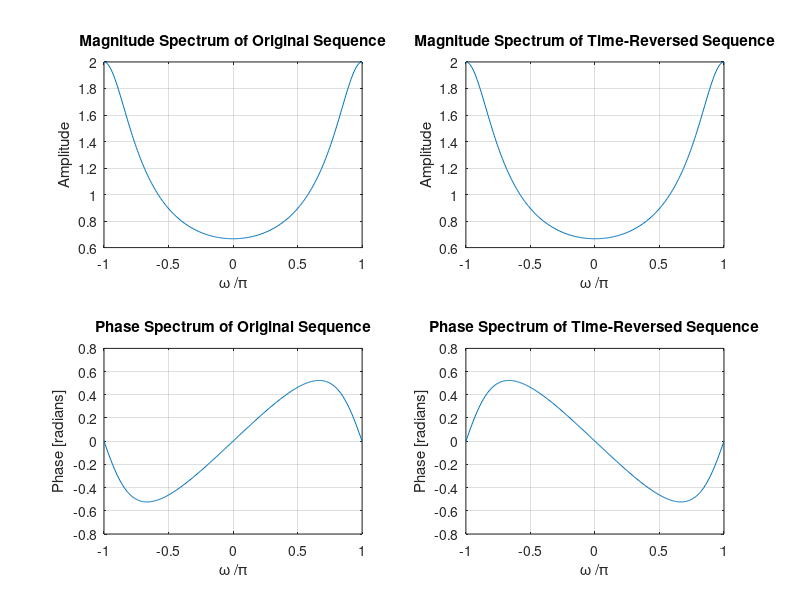

Here is the MATLAB script that generated this plot:
% Program P3_6 - modified for Q3.20
% Time Reversal Property of DTFT
clf;
w = -pi:2*pi/255:pi; % frequency vector
n = 0:31;
num = (-0.5).^n; % input sequence
L = length(num)-1; % length of sequene
h1 = freqz(num, 1, w); % DTFT of num
h2 = freqz(fliplr(num), 1, w); % DTFT of time-reversed num
h3 = exp(w*L*i).*h2; % phase-shifted h2
% plot magnitude spectrum of original sequence
subplot(2,2,1)
plot(w/pi,abs(h1));grid
title('Magnitude Spectrum of Original Sequence')
xlabel('\omega /\pi')
ylabel('Amplitude')
% plot magnitude spectrum of time-reversed sequence
subplot(2,2,2)
plot(w/pi,abs(h3));grid
title('Magnitude Spectrum of Time-Reversed Sequence')
xlabel('\omega /\pi')
ylabel('Amplitude')
% plot phase spectrum of original sequence
subplot(2,2,3)
plot(w/pi,angle(h1));grid
title('Phase Spectrum of Original Sequence')
xlabel('\omega /\pi')
ylabel('Phase [radians]')
% plot phase spectrum of time-reversed sequence
subplot(2,2,4)
plot(w/pi,angle(h3));grid
title('Phase Spectrum of Time-Reversed Sequence')
xlabel('\omega /\pi')
ylabel('Phase [radians]')
